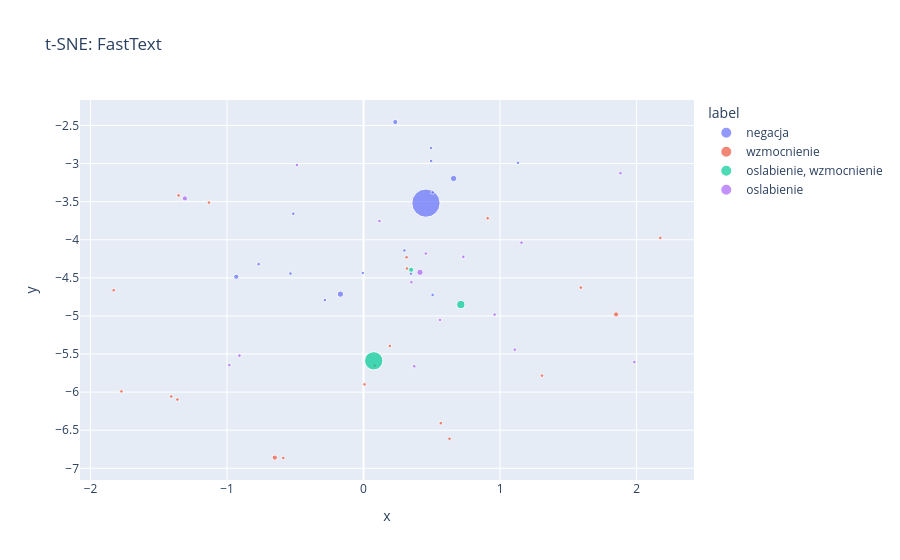

The cell this chart's notebook holds for it:
### Markdown cell above
## 5. Listy k najbardziej podobnych słów

Dla każdego unikalnego słowa z anotowanego korpusu wyznaczamy `TOP_K = 8` najbliższych słów według podobieństwa kosinusowego w każdym modelu. Tabela pokazuje osobno listę Word2Vec i FastText oraz liczbę wspólnych sąsiadów. Ta ostatnia wartość pozwala ocenić, które relacje są stabilne niezależnie od modelu.

### Code cell
import gc

del w2v
gc.collect()
print("Word2Vec usunięty z pamięci. Ładuję FastText...")
from gensim.models.fasttext import load_facebook_vectors
fasttext = load_facebook_vectors(str(FASTTEXT_LOCAL_PATH))
print(f"FastText: {len(fasttext.key_to_index)} słów")
display(interactive_plot(tsne_frame(fasttext, "FastText")))

### Figure 1 — Plotly figure (JSON) as saved in the notebook; plotly's stock layout.template omitted (floating-point values rounded to 4 significant figures)
{"data": [{"customdata": [["negacja", 1], ["negacja", 2], ["negacja", 1], ["negacja", 1], ["negacja", 3], ["negacja", 1], ["negacja", 1], ["negacja", 1], ["negacja", 1], ["negacja", 60], ["negacja", 1], ["negacja", 3], ["negacja", 1], ["negacja", 1], ["negacja", 1], ["negacja", 1], ["negacja", 2]], "hovertemplate": "<b>%{hovertext}</b><br><br>label=%{customdata[0]}<br>frequency=%{customdata[1]}<extra></extra>", "hovertext": ["ale", "brak", "daleko", "jakiegokolwiek", "mimo", "natomiast", "niby", "nic", "niczego", "nie", "nigdy", "nikt", "od", "pomimo", "zamiast", "żadna", "żadnych"], "legendgroup": "negacja", "marker": {"color": "#636efa", "size": [1, 2, 1, 1, 3, 1, 1, 1, 1, 60, 1, 3, 1, 1, 1, 1, 2], "sizemode": "area", "sizeref": 0.15, "symbol": "circle"}, "mode": "markers", "name": "negacja", "orientation": "v", "showlegend": true, "type": "scatter", "x": [0.3473, -0.9325, -0.5144, -0.7682, -0.1693, 0.5061, 0.2992, 0.4952, 0.494, 0.4572, 0.5065, 0.6595, -0.5354, -0.2832, -0.005156, 1.131, 0.2322], "xaxis": "x", "y": [-4.445, -4.485, -3.658, -4.32, -4.713, -4.724, -4.14, -2.966, -2.795, -3.519, -3.378, -3.196, -4.444, -4.792, -4.436, -2.99, -2.454], "yaxis": "y"}, {"customdata": [["wzmocnienie", 1], ["wzmocnienie", 1], ["wzmocnienie", 1], ["wzmocnienie", 1], ["wzmocnienie", 1], ["wzmocnienie", 1], ["wzmocnienie", 1], ["wzmocnienie", 1], ["wzmocnienie", 1], ["wzmocnienie", 1], ["wzmocnienie", 1], ["wzmocnienie", 1], ["wzmocnienie", 1], ["wzmocnienie", 2], ["wzmocnienie", 1], ["wzmocnienie", 1], ["wzmocnienie", 2], ["wzmocnienie", 1], ["wzmocnienie", 1], ["wzmocnienie", 1]], "hovertemplate": "<b>%{hovertext}</b><br><br>label=%{customdata[0]}<br>frequency=%{customdata[1]}<extra></extra>", "hovertext": ["bardziej", "części", "dobitnie", "dość", "dużej", "dużo", "dużą", "hotel", "jeszcze", "napewno", "nieskazitelnie", "niezwykle", "ogromnym", "pełni", "troszkę", "wielkim", "wielką", "wybitnym", "wysokiej", "zawsze"], "legendgroup": "wzmocnienie", "marker": {"color": "#EF553B", "size": [1, 1, 1, 1, 1, 1, 1, 1, 1, 1, 1, 1, 1, 2, 1, 1, 2, 1, 1, 1], "sizemode": "area", "sizeref": 0.15, "symbol": "circle"}, "mode": "markers", "name": "wzmocnienie", "orientation": "v", "showlegend": true, "type": "scatter", "x": [0.1926, 1.307, 1.592, 0.08304, 0.5659, -1.132, -0.588, 2.174, 0.3149, 0.9093, -1.83, 0.00718, -1.364, 1.85, -1.355, -1.409, -0.6503, -1.773, 0.6298, 0.3182], "xaxis": "x", "y": [-5.394, -5.784, -4.629, -5.651, -6.407, -3.512, -6.865, -3.976, -4.229, -3.718, -4.662, -5.898, -6.097, -4.979, -3.418, -6.057, -6.859, -5.99, -6.611, -4.377], "yaxis": "y"}, {"customdata": [["oslabienie, wzmocnienie", 25], ["oslabienie, wzmocnienie", 2], ["oslabienie, wzmocnienie", 5]], "hovertemplate": "<b>%{hovertext}</b><br><br>label=%{customdata[0]}<br>frequency=%{customdata[1]}<extra></extra>", "hovertext": ["bardzo", "nawet", "w"], "legendgroup": "oslabienie, wzmocnienie", "marker": {"color": "#00cc96", "size": [25, 2, 5], "sizemode": "area", "sizeref": 0.15, "symbol": "circle"}, "mode": "markers", "name": "oslabienie, wzmocnienie", "orientation": "v", "showlegend": true, "type": "scatter", "x": [0.07456, 0.3486, 0.7125], "xaxis": "x", "y": [-5.588, -4.394, -4.85], "yaxis": "y"}, {"customdata": [["oslabienie", 1], ["oslabienie", 1], ["oslabienie", 1], ["oslabienie", 1], ["oslabienie", 1], ["oslabienie", 1], ["oslabienie", 1], ["oslabienie", 1], ["oslabienie", 1], ["oslabienie", 1], ["oslabienie", 1], ["oslabienie", 1], ["oslabienie", 1], ["oslabienie", 2], ["oslabienie", 3], ["oslabienie", 1]], "hovertemplate": "<b>%{hovertext}</b><br><br>label=%{customdata[0]}<br>frequency=%{customdata[1]}<extra></extra>", "hovertext": ["chyba", "jedyne", "maly", "miarę", "minimalnym", "niecałe", "niektórych", "ogólnie", "pewnym", "praktycznie", "raczej", "się", "sumie", "trochę", "tylko", "wydają"], "legendgroup": "oslabienie", "marker": {"color": "#ab63fa", "size": [1, 1, 1, 1, 1, 1, 1, 1, 1, 1, 1, 1, 1, 2, 3, 1], "sizemode": "area", "sizeref": 0.15, "symbol": "circle"}, "mode": "markers", "name": "oslabienie", "orientation": "v", "showlegend": true, "type": "scatter", "x": [0.4564, 1.157, 1.882, 0.3712, -0.9834, -0.4883, 1.108, 0.5598, -0.909, 0.7306, 0.3501, 0.9602, 0.1165, -1.309, 0.4134, 1.983], "xaxis": "x", "y": [-4.181, -4.038, -3.126, -5.661, -5.645, -3.019, -5.443, -5.052, -5.521, -4.224, -4.556, -4.982, -3.754, -3.457, -4.427, -5.606], "yaxis": "y"}], "layout": {"legend": {"itemsizing": "constant", "title": {"text": "label"}, "tracegroupgap": 0}, "title": {"text": "t-SNE: FastText"}, "xaxis": {"anchor": "y", "domain": [0, 1], "title": {"text": "x"}}, "yaxis": {"anchor": "x", "domain": [0, 1], "title": {"text": "y"}}}}
